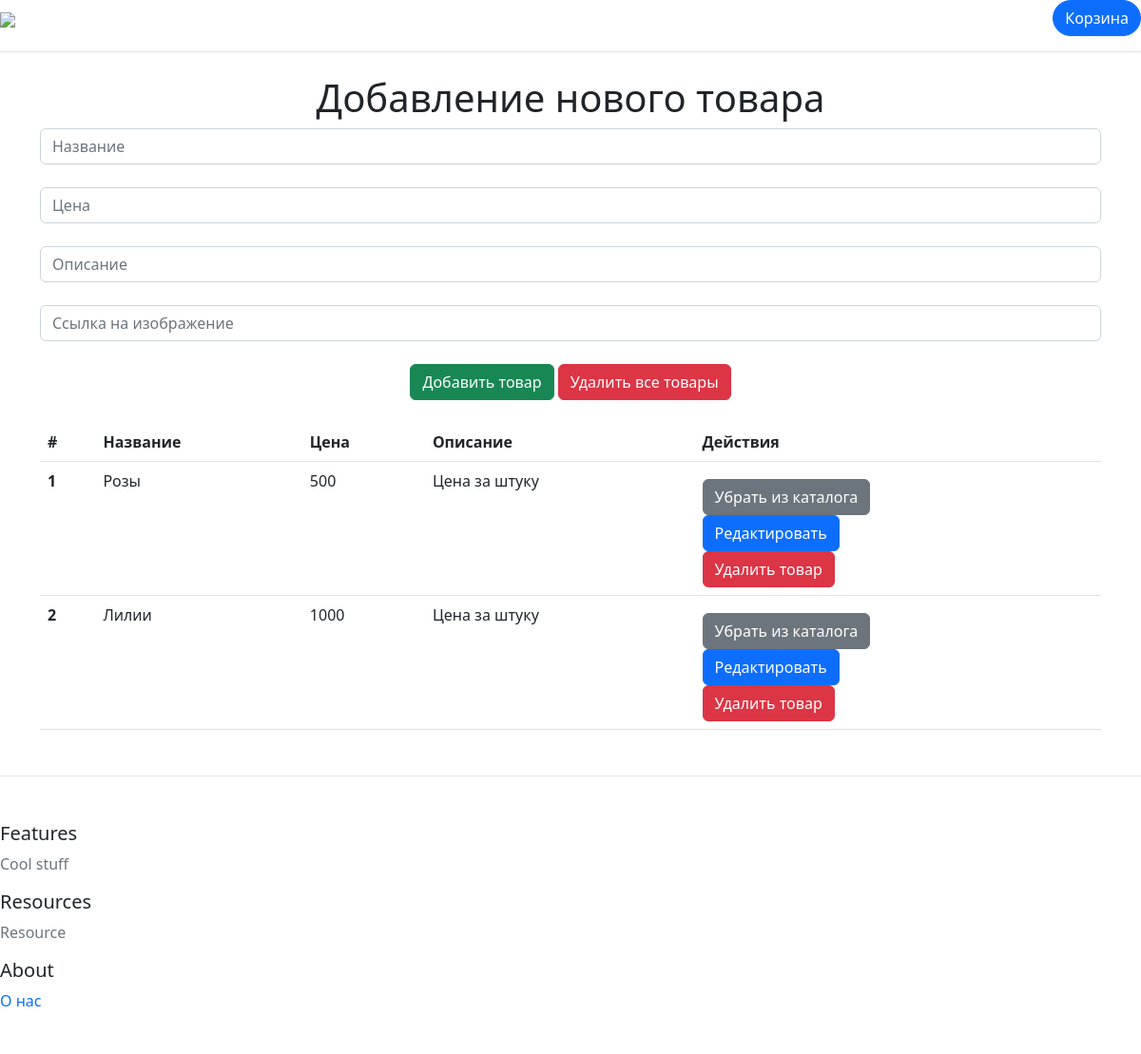
Before: /create with the older database file.
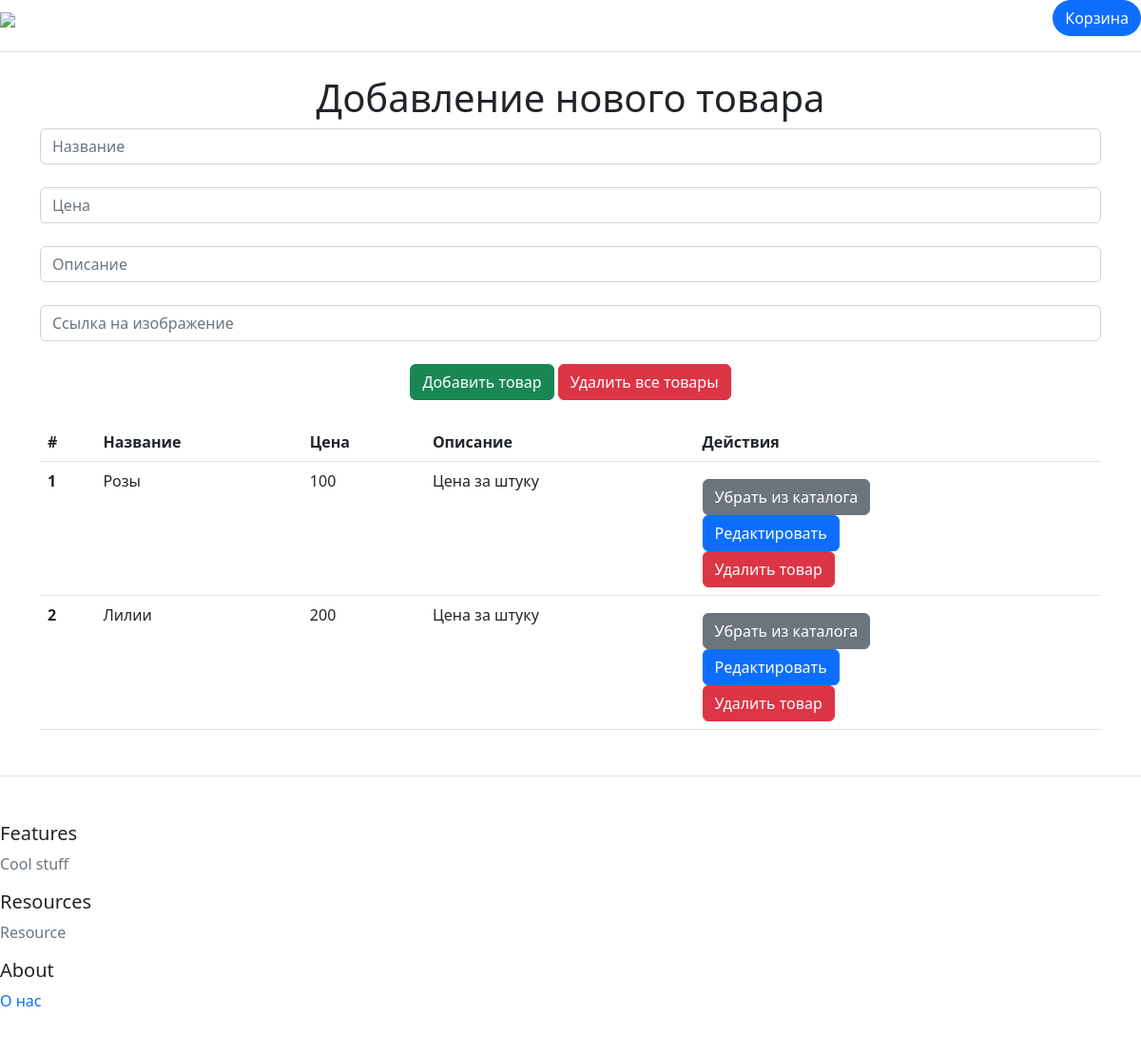
After: the same page with the newer database file.
### app.py (models this page shows, shortened)
class Item(db.Model):
    id = db.Column(db.Integer, primary_key=True)
    title = db.Column(db.String, nullable=False)
    price = db.Column(db.Integer, nullable=False)
    isActive = db.Column(db.Boolean, default=True)
    description = db.Column(db.Text, nullable=False)
    image = db.Column(db.String, nullable=False)

### app.py (the view)
@app.route('/create', methods=['POST', 'GET'])
def create():
    if request.method == "POST":
        title = request.form['title']
        price = request.form['price']
        description = request.form['description']
        image = request.form['image']
        item = Item(title=title, price=price, description=description, image=image)
        try:
            db.session.add(item)
            db.session.commit()
            return redirect('/')
        except:
            return "Error"
    else:
        items = Item.query.all()
        return render_template('create.html', items=items)

### templates/create.html (shortened to what this page needs)
{% extends 'base.html' %}
{% block body %}
<div class="container">
    <h1 class="text-center">Добавление нового товара</h1>
    <form method="post">
        <input type="text" class="form-control" name="title" id="title" placeholder="Название"><br>
        <input type="number" class="form-control" name="price" id="price" placeholder="Цена"><br>
        <input type="text" class="form-control" name="description" id="description" placeholder="Описание">
        <br>
        <input type="text" class="form-control" name="image" id="image" placeholder="Ссылка на изображение"><br>
        <center>
            <button class="btn btn-success" type="submit">Добавить товар</button>
            <a href="{{ url_for('delete_all_items') }}" class="btn btn-danger">Удалить все товары</a>
        </center>
    </form>
    <br>
    <table class="table">
        <thead>
            <tr>
                <th scope="col">#</th>
                <th scope="col">Название</th>
                <th scope="col">Цена</th>
                <th scope="col">Описание</th>
                <th scope="col">Действия</th>
            </tr>
        </thead>
        <tbody>
            {% for item in items %}
            <tr>
                <th scope="row">{{ item.id }}</th>
                {% if item.isEditing %}
                <td><input type="text" class="form-control" name="title" value="{{ item.title }}"></td>
                <td><input type="number" class="form-control" name="price" value="{{ item.price }}"></td>
                <td><input type="text" class="form-control" name="description" value="{{ item.description }}"></td>
                <td>
                    <form method="post" action="{{ url_for('save_item', item_id=item.id) }}">
                        <button class="btn btn-success btn-save" type="submit">Сохранить</button>
                    </form>
                </td>
                {% else %}
                <td>{{ item.title }}</td>
                <td>{{ item.price }}</td>
                <td>{{ item.description }}</td>
                <td>
                    {% if item.isActive %}
                    <form method="post" action="{{ url_for('deactivate', item_id=item.id) }}">
                        <button class="btn btn-secondary btn-action" type="submit">Убрать из каталога</button>
                    </form>
                    {% else %}
                    <form method="post" action="{{ url_for('activate', item_id=item.id) }}">
                        <button class="btn btn-success btn-action" type="submit">Вернуть в каталог</button>
                    </form>
                    {% endif %}
                    <button class="btn btn-primary btn-edit" data-item-id="{{ item.id }}">Редактировать</button>
                    <form method="post" action="{{ url_for('delete_item', item_id=item.id) }}">
                        <button class="btn btn-danger" type="submit">Удалить товар</button>
                    </form>
                </td>
                {% endif %}
            </tr>
            {% endfor %}
        </tbody>
    </table>
</div>
{% endblock %}

### templates/base.html (shortened to what this page needs)
<!doctype html>
<html lang="en">
<head>
    <link rel="stylesheet" href="https://cdn.jsdelivr.net/npm/bootstrap@5.2.3/dist/css/bootstrap.min.css">
</head>
<body>
    <div class="d-flex flex-column flex-md-row align-items-center pb-3 mb-4 border-bottom">
      <a href="/" class="d-flex align-items-center link-body-emphasis text-decoration-none">
        <div style="text-align: center;">
        <img src="https://floristudio.ru/images/Logo/logo-300x346.png" style="width: 30%; height: auto;" class="me-2" viewBox="0 0 118 94" role="img"><title>Bootstrap</title></img>
        </div>
      </a>
      <nav class="d-inline-flex mt-2 mt-md-0 ms-md-auto">
        <a class="btn btn-primary rounded-pill text-white" href="/cart">Корзина</a>
      </nav>
    </div>
    {% block body %}{% endblock %}
    <footer class="pt-4 my-md-5 pt-md-5 border-top">
        <div class="row">
            <div class="col-12 col-md">
                <div class="col-6 col-md">
                    <h5>Features</h5>
                    <ul class="list-unstyled text-small">
                        <li class="mb-1"><a class="link-secondary text-decoration-none" href="#">Cool stuff</a></li>
                    </ul>
                </div>
                <div class="col-6 col-md">
                    <h5>Resources</h5>
                    <ul class="list-unstyled text-small">
                        <li class="mb-1"><a class="link-secondary text-decoration-none" href="#">Resource</a></li>
                    </ul>
                </div>
                <div class="col-6 col-md">
                    <h5>About</h5>
                    <ul class="list-unstyled text-small">
                        <a class="me-3 py-2 link-body-emphasis text-decoration-none" href="/about">О нас</a>
                    </ul>
                </div>
            </div>
        </div>
    </footer>
</body>
</html>

### templates/create.html (style rules this page uses)
.btn-action { margin-top: 10px; }

Changed rows visible on the page:
changed Item "Розы": price "500" → "100"
changed Item "Лилии": price "1000" → "200"
